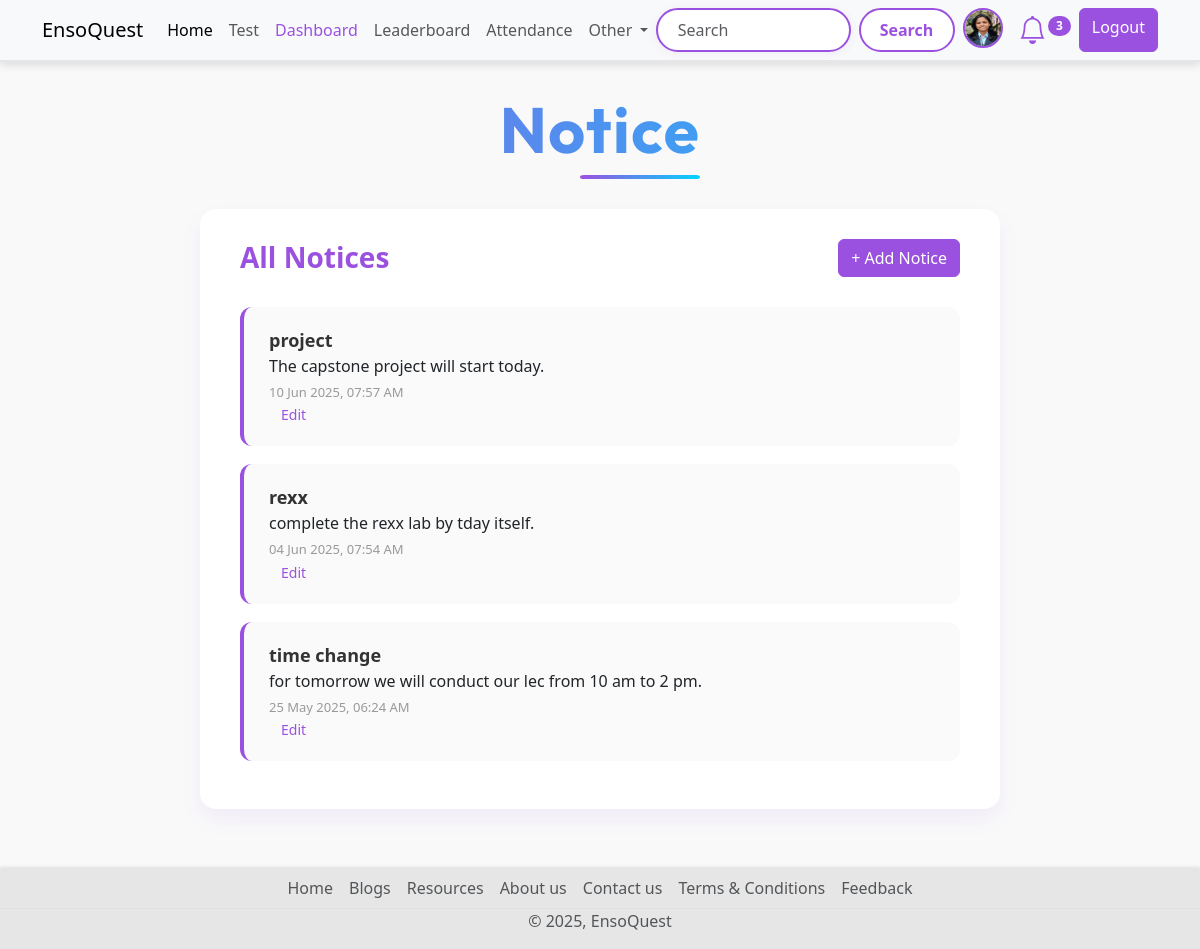
The app's page /notices/ (signed in) with its own data.
### account/models.py (models this page shows, shortened)
class Profile(models.Model):
    user = models.OneToOneField(User,on_delete=models.CASCADE, null=True,verbose_name='User Object')
    position = models.CharField(max_length=100,blank=True,null=True)
    bio = models.TextField(blank=True,null=True)
    profile_img = models.ImageField(upload_to='profile_image', default='user.png',blank=True,null=True,verbose_name= 'Profile Pic')

### base/models.py (models this page shows, shortened)
class Notice(models.Model):
    title = models.CharField(max_length=200)
    content = models.TextField()
    created_at = models.DateTimeField(auto_now_add=True)
    updated_at = models.DateTimeField(auto_now=True)

### base/views.py (the view)
# urls.py: path('notices/', views.notice_list, name='notice_list'),
@login_required
def notice_list(request):
    notices = Notice.objects.order_by('-created_at')
    return render(request, 'notice_list.html', {'notices': notices})

### base/context_processors.py (called while the page is built)
def notification_count(request):
    if request.user.is_authenticated:
        unread_count = Notification.objects.filter(user=request.user, is_read=False).count()
        return {'unread_notification_count': unread_count}
    return {}

### Templates/notice_list.html (shortened to what this page needs)
{% extends 'index.html' %}
{% load static %}
{% block content %}
<link rel="stylesheet" href="{% static 'css/notice_list.css' %}">
<h2 class="title">Notice</h2>
<div class="notice-container">
  <div class="notice-header">
    <h2>All Notices</h2>
    {% if user.is_superuser %}
     <a href="{% url 'add_notice' %}" class="btn btn-primary">+ Add Notice</a>
    {% endif %}
  </div>
  <ul class="notice-list">
    {% for notice in notices %}
      <li>
        <strong>{{ notice.title }}</strong><br>
        {{ notice.content }}<br>
        <small>{{ notice.created_at|date:"d M Y, H:i A" }}</small>
        {% if user.is_superuser %}
          <a href="{% url 'edit_notice' notice.id %}">Edit</a>
        {% endif %}
      </li>
    {% empty %}
      <li class="empty-message">No notices available.</li>
    {% endfor %}
  </ul>
</div>
{% endblock %}

### Templates/components/navbar.html (shortened to what this page needs)
<nav class="navbar navbar-expand-lg bg-body-tertiary d-none d-lg-block">
  <div class="container">
    <a class="navbar-brand" href="{% url 'home' %}">EnsoQuest</a>
    <div class="collapse navbar-collapse" id="navbarSupportedContent">
      <ul class="navbar-nav me-auto mb-2 mb-lg-0">
        <li class="nav-item">
          <a class="nav-link active" aria-current="page" href="{% url 'home' %}">Home</a>
        </li>
        <li class="nav-item">
          <a class="nav-link" href="{% url 'all_quiz' %}">Test</a>
        </li>
        {% if request.user.is_superuser %}
          <li class="nav-item">
            <a class="nav-link" href="{% url 'dashboard' %}" style="color: #9b51e0 !important;">Dashboard</a>
          </li>
        {% endif %}
        <li class="nav-item">
          <a class="nav-link" href="{% url 'leaderboard' %}">Leaderboard</a>
        </li>
        {% if request.user.is_authenticated %}
          {% if request.user.is_superuser %}
            <li class="nav-item">
              <a class="nav-link" href="{% url 'attendance:session_list' %}">Attendance</a>
            </li>
          {% else %}
            <li class="nav-item">
              <a class="nav-link" href="{% url 'attendance:student_attendance_report' %}">Attendance</a>
            </li>
          {% endif %}
        {% endif %}
        <li class="nav-item dropdown">
          <a class="nav-link dropdown-toggle" href="#" role="button" data-bs-toggle="dropdown" aria-expanded="false">
            Other
          </a>
        </li>
      </ul>
      <form class="d-flex" role="search" action="{% url 'search_users' %}">
        <input class="form-control me-2" type="search" name="q" placeholder="Search" aria-label="Search">
        <button class="btn btn-search" type="submit">Search</button>
        {% if request.user.is_authenticated %}
          <a href="{% url 'profile' request.user.username %}" data-bs-toggle="tooltip" data-bs-placement="bottom" data-bs-title="{{ request.user.username }}" class="mx-2">
            <img src="{{ request.user.profile.profile_img.url }}" class="rounded-circle profile-img-purple" width="40" height="40" alt="profile_img">
          </a>
          <li class="nav-item dropdown list-unstyled mx-2">
            <a class="nav-link dropdown-toggle position-relative" href="#" id="notificationDropdown" data-bs-toggle="dropdown" role="button" aria-expanded="false">
              <i class="bi bi-bell fs-3 bell-purple"></i>
              {% if unread_notification_count > 0 %}
                <span class="position-absolute badge rounded-pill bg-purple notification-badge">
                 {{ unread_notification_count }}
                </span>
              {% endif %}
            </a>
          </li>
          <a href="{% url 'logout' %}" class="btn btn-log ms-2">Logout</a>
        {% else %}
          <a href="{% url 'login' %}" class="btn btn-log ms-2">Login</a>
        {% endif %}
      </form>
    </div>
  </div>
</nav>

### static/css/style.css (style rules this page uses)
.title { font-family: 'Outfit', sans-serif; font-size: clamp(2.5rem, 6vw, 4rem); font-weight: 700; background: linear-gradient(90deg, #9b51e0, #00d4ff); -webkit-background-clip: text; background-clip: text; -webkit-text-fill-color: transparent; color: transparent; opacity: 0; animation: fadeInTitle 1.3s ease-in-out forwards; margin: 2rem 0 1rem; line-height: 1.2; text-align: center; letter-spacing: 1.5px; position: relative; }
.title::after { content: ""; position: absolute; left: 50%; transform: translateX(-50%); bottom: -10px; width: 60px; height: 4px; background: linear-gradient(to right, #9b51e0, #00d4ff); border-radius: 999px; opacity: 0; animation: fadeInLine 1.5s ease-in-out forwards 0.8s; margin: 0 10px; }
body { background-color: #f9f9f9; font-family: 'Segoe UI', Tahoma, Geneva, Verdana, sans-serif; padding-top: 60px; padding-bottom: 50px; margin: 0; }
nav.navbar { position: fixed; top: 0; left: 0; right: 0; width: 100%; background-color: rgba(249, 249, 249, 0.8); box-shadow: 0 4px 8px rgba(0, 0, 0, 0.1); border-bottom: 2px solid #e6e6e6; z-index: 9999; }
.form-control[type="search"] { border: 2px solid #9b51e0; border-radius: 999px; padding: 0.5rem 1.2rem; transition: all 0.3s ease; box-shadow: 0 2px 8px rgba(155, 81, 224, 0.08); }
.navbar .btn-search { background-color: #fff; color: #9b51e0; border: 2px solid #9b51e0; border-radius: 999px; padding: 0.4rem 1.2rem; font-weight: 600; transition: all 0.3s ease; }
.navbar .btn-log, .form-inline .btn-log { background-color: #9b51e0; background: #9b51e0; border-color: #9b51e0; color: white; font-weight: 500; }
.bell-purple { color: #9b51e0 !important; }
.bg-purple { background-color: #9b51e0 !important; color: white !important; }
.notification-badge { top: 8px !important; right: -8px !important; transform: none !important; }
.profile-img-purple { border: 2px solid #9b51e0; border-radius: 50%; }

### static/css/notice_list.css (style rules this page uses)
body { background-color: #f9f9f9; font-family: 'Segoe UI', Tahoma, Geneva, Verdana, sans-serif; }
.notice-container { max-width: 800px; margin: 40px auto; padding: 30px 40px; background-color: #ffffff; border-radius: 16px; box-shadow: 0 10px 20px rgba(155, 81, 224, 0.08); }
.notice-header { display: flex; justify-content: space-between; align-items: center; margin-bottom: 30px; }
.notice-header h2 { color: #9b51e0; font-size: 28px; font-weight: 700; margin: 0; }
.btn-primary { background-color: #9b51e0; border-color: #9b51e0; }
ul.notice-list { list-style: none; padding: 0; margin: 0; }
ul.notice-list li { background: #fafafa; border-left: 4px solid #9b51e0; padding: 20px 25px; margin-bottom: 18px; border-radius: 12px; transition: transform 0.2s; }
ul.notice-list li strong { font-size: 18px; color: #333; font-weight: 600; }
ul.notice-list li small { display: block; margin-top: 5px; font-size: 13px; color: #999; }
ul.notice-list li a { margin-left: 12px; font-size: 14px; font-weight: 500; color: #9b51e0; text-decoration: none; }

### records on screen
Notice: title "project", content "The capstone project will start today.", created_at "10 Jun 2025, 07:57 AM"
Notice: title "rexx", content "complete the rexx lab by tday itself.", created_at "04 Jun 2025, 07:54 AM"
Notice: title "time change", content "for tomorrow we will conduct our lec from 10 am to 2 pm.", created_at "25 May 2025, 06:24 AM"

### other values on screen
{{ unread_notification_count }} "3"
